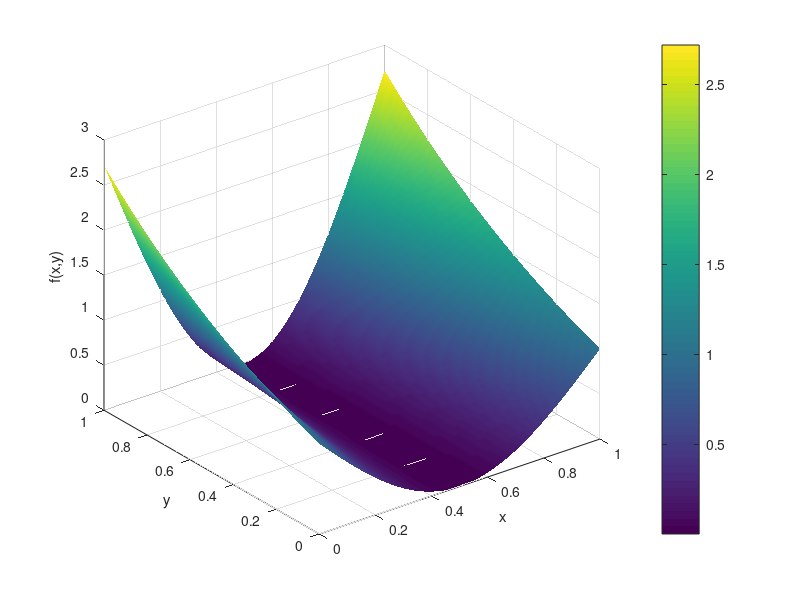

Recreate this plot in MATLAB.
%plot surface
x = linspace(0,1,100);
y = linspace(0,1,100);

[X,Y] = meshgrid(x,y);
F = (1 - (sin(pi*X))).*exp(Y);

surf(X,Y,F);
xlabel('x');
ylabel('y');
zlabel('f(x,y)');

shading interp;
colorbar;